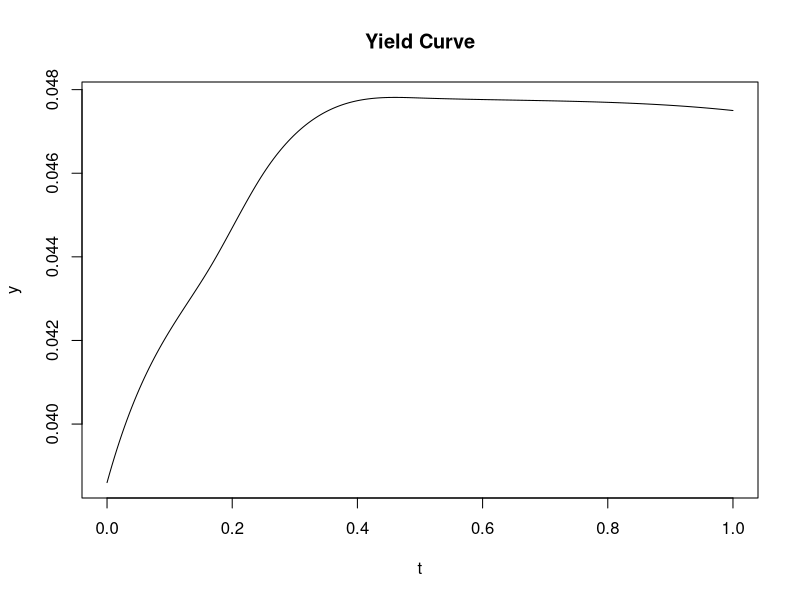
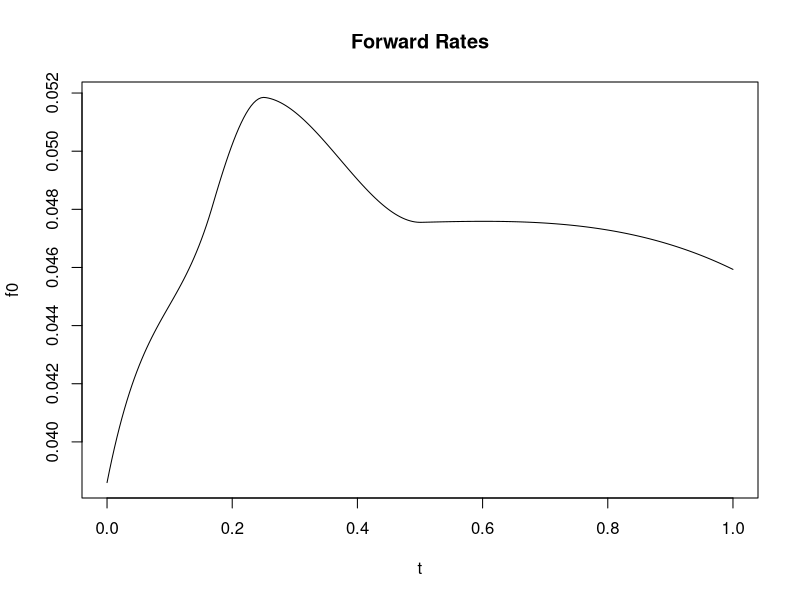
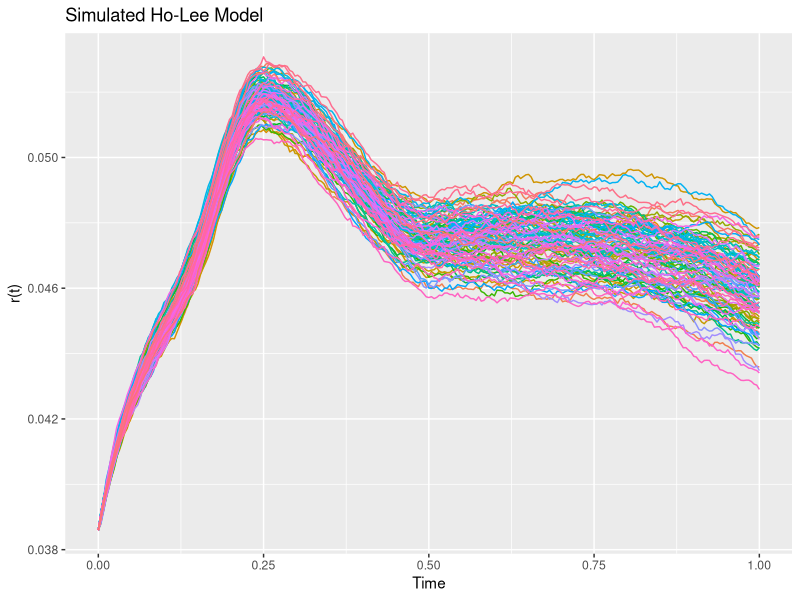

Generate these figures, in order, with R:
rm(list=ls())

library("pracma")
library("reshape")
library("ggplot2")

t.plot <- 1
nStep <- 252
t <- seq(0,t.plot,length=nStep+1)
d <- nStep/t.plot

rates <- c(3.86,4.18,4.38,4.60,4.78,4.75,4.39,4.10,3.80,3.73,3.61,3.84,3.57)/100
times <- c(0,1/12,1/6,0.25,0.5,1,2,3,5,7,10,20,30)

#interpolate
y <- interp1(x=times, y=rates, xi = t, method = "spline")
plot(y=y,x=t,type="l",main="Yield Curve")

r.day <- (1 + y)^(1/d) - 1

f0.day <- rep(NA,length(y))
f0.day[1] <- r.day[1]

for (i in 2:length(y)){
    f0.day[i] <- (1 + r.day[i])^(i)/(1 + r.day[i-1])^(i-1) - 1
}

#convert forward rates to annual rates
f0 <- (1 + f0.day)^d - 1
plot(y=f0,x=t,type="l",main="Forward Rates")

#simulation
M <- 100
N <- nStep
r <- matrix(NA,ncol=N+1,nrow=M)
r[,1] <- f0[1]
sigma <- 0.001 # volatility of interest rates

for (i in 1:N){
    Z <- rnorm(M)
    r[,i+1] <- r[,i] +
        (f0[i+1] - f0[i]) +
        sigma*sigma/2*(t[i+1]^2 - t[i]^2) +
        sigma*sqrt(t[i+1] - t[i])*Z
}

rates <- as.data.frame(t(r))
rates$t <- t
names(rates)

df.plot <- melt(rates,id.vars = "t")

p <- ggplot(data = df.plot, aes(x = t, y = value, color = variable)) +
    geom_line() + guides(fill=FALSE, color=FALSE)

p <- p + labs(x = "Time", y ="r(t)",title="Simulated Ho-Lee Model")
print(p)

my.duration <- function(t,c,f,ytm=NA,P=NA){

    pv <- ((c*f)/ytm)*(1-(1/(1+ytm)^t))+(f/(1+ytm)^t) #calc present value of each bond
    
    df <- as.data.frame(matrix(NA,ncol=4,nrow=t)) #create empty df
    df[,1] <- rep(c*f) #coupon pmts in col-1
    df[t,1] <- f+(c*f) #principal repmt at final t
    
    #discount each coupon + principal repmt col-2
    for (i in 1:t){
        df[i,2] <- df[i,1]/(1+ytm)^(i)
    }
    
    #weight each pmt in pv terms col-3
    for (i in 1:t){
        df[i,3] <- df[i,2]/pv
    }
    
    #weight*period col-4
    for (i in 1:t){
        df[i,4] <- df[i,3]*i
    }
    
    #macaulay duration = sum of 4th column 
    mac.duration <- sum(df[,4])
    
    #modified duration
    duration <- mac.duration/(1+ytm) 
    return(duration)
}
